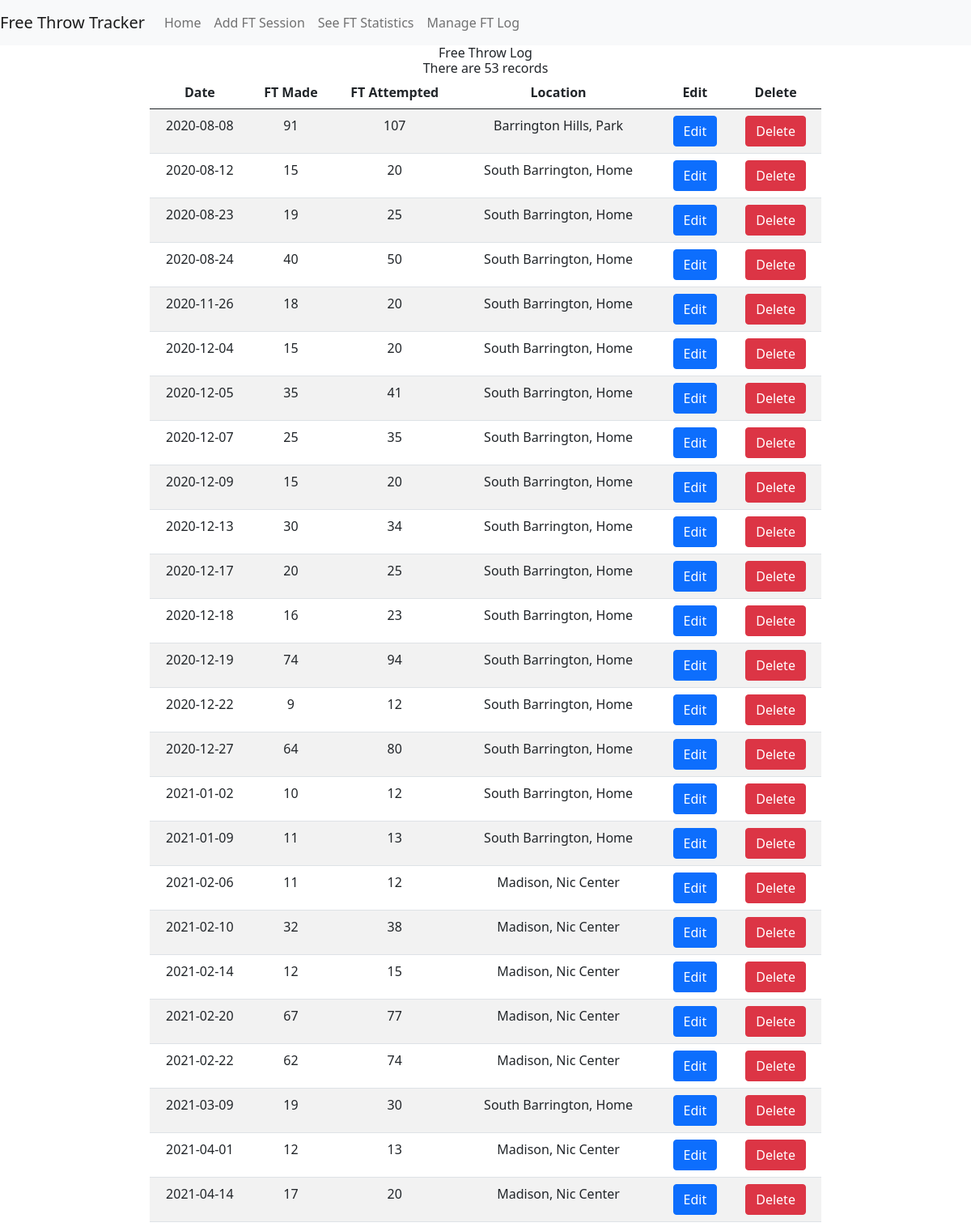
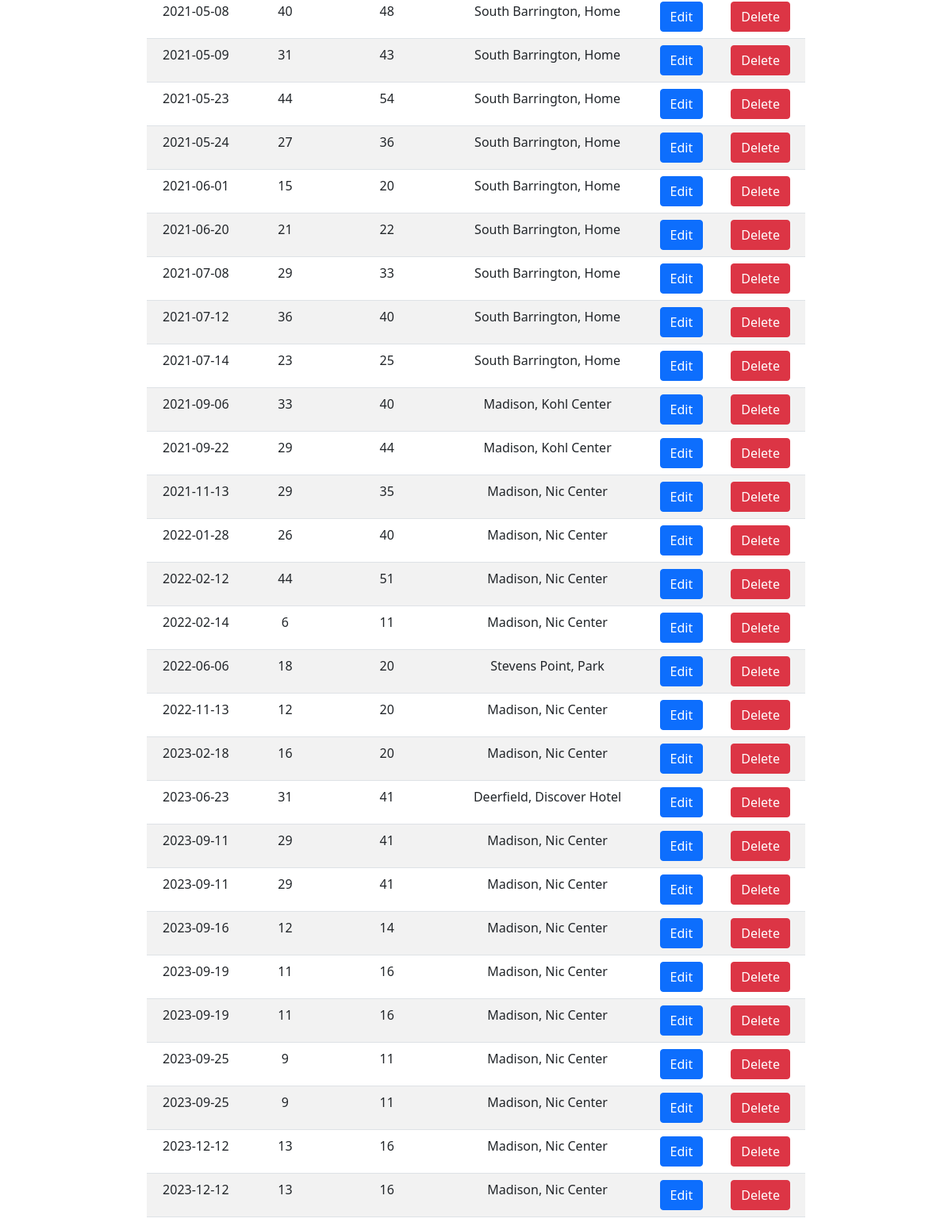
Page /log on the earlier database version (2 pictures, top to bottom).
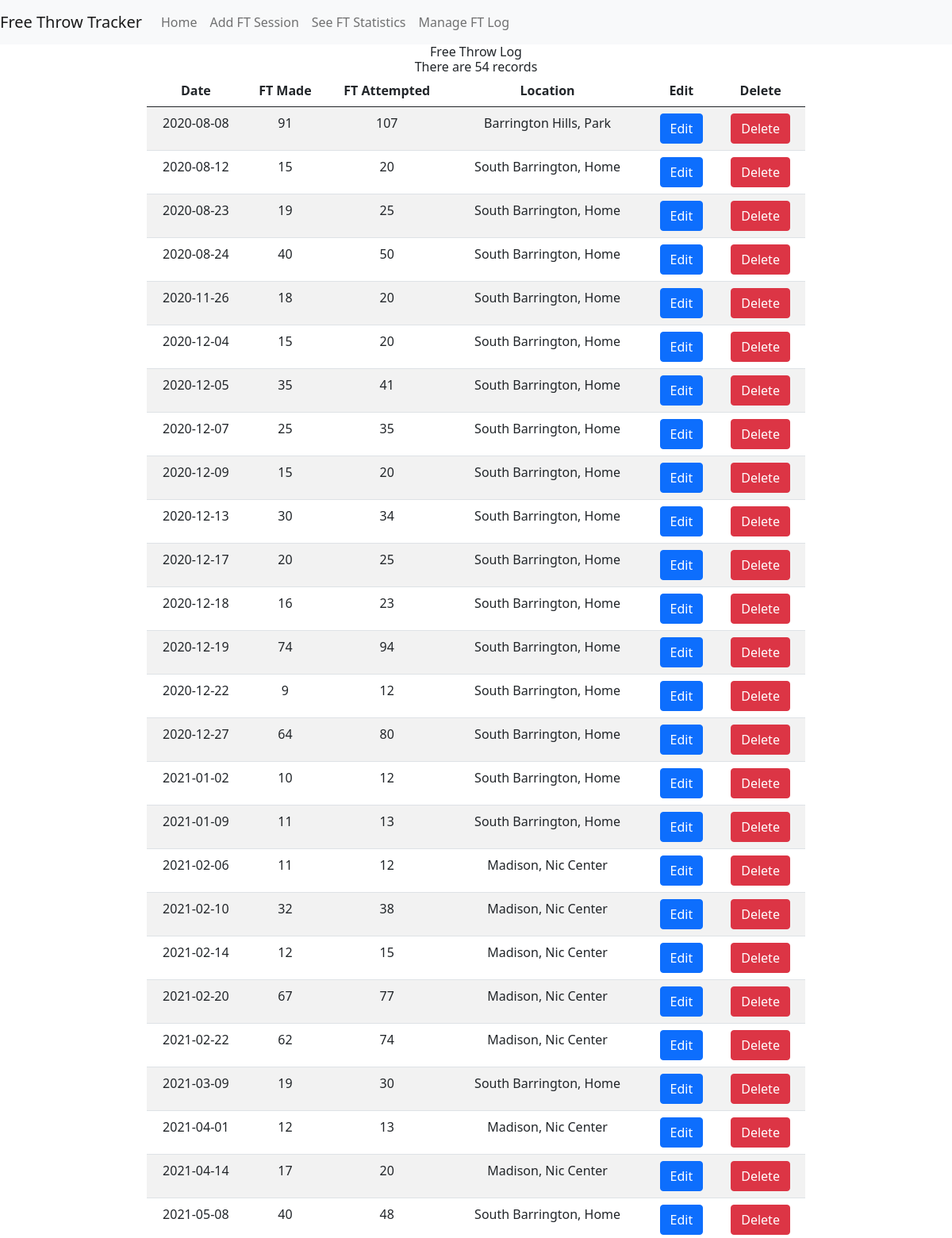
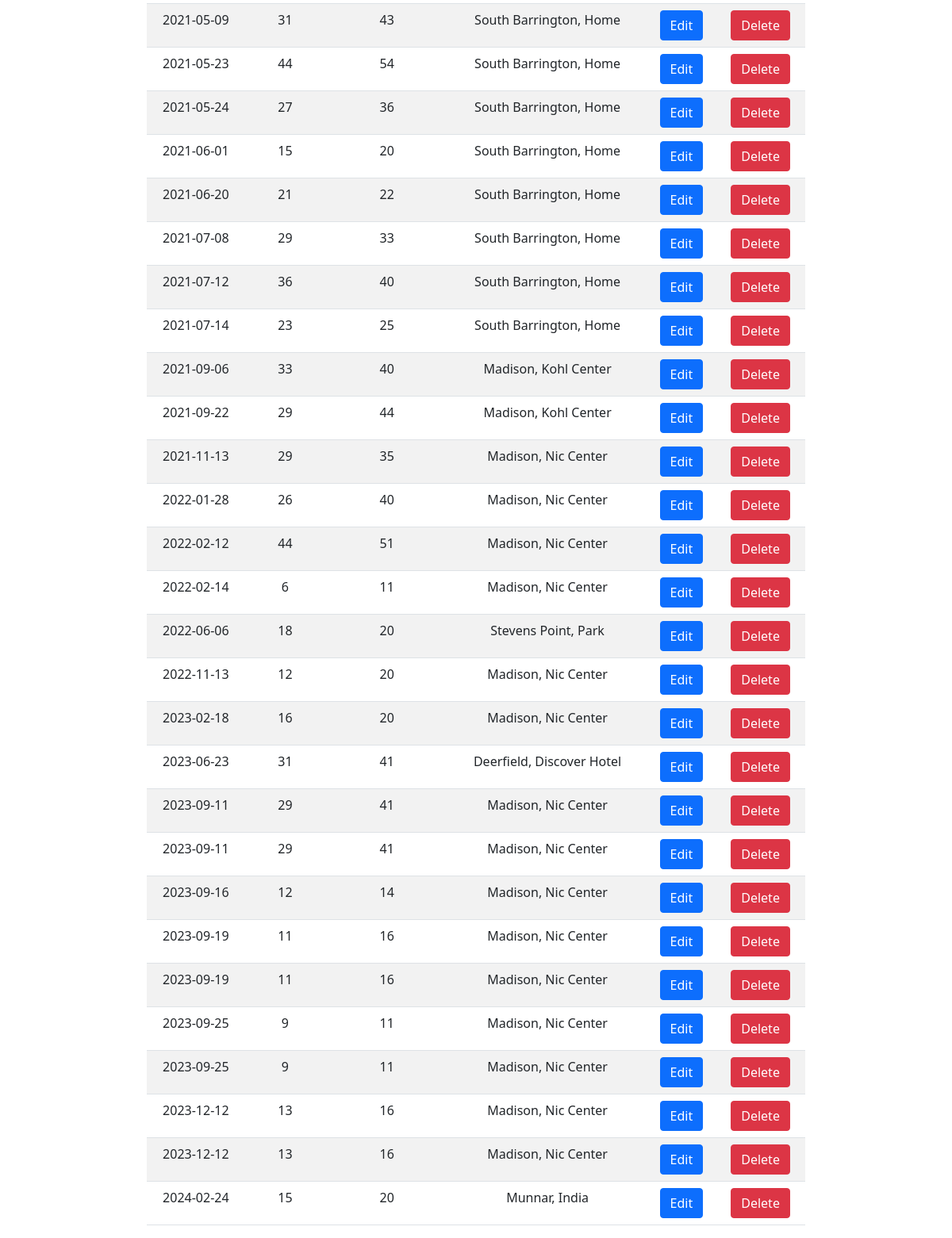
Same page on the later database version (2 pictures, top to bottom).
### tables this page shows
CREATE TABLE freethrowlog (
    id INTEGER PRIMARY KEY AUTOINCREMENT,
    sessionDate TEXT NOT NULL,
    ftMade INTEGER NOT NULL,
    ftAttempted INTEGER NOT NULL,
    locationName TEXT NOT NULL
    
);

### app.py (the view)
@app.route('/log')
def log():
    conn = get_db_connection()
    logs = conn.execute('SELECT * FROM freethrowlog ORDER BY sessionDate ASC').fetchall()
    conn.close()
    return render_template('log.html', logs=logs, vals=len(logs))

### app.py (called while the page is built)
def get_db_connection():
    conn = sqlite3.connect('database.db')
    conn.row_factory = sqlite3.Row
    return conn

### templates/log.html
{% extends 'base.html' %}
{% block content %}
<br><br><br><br><br><br>
    <div class="container">
        <div class="row">
            <div class="col-md-10 mx-auto text-center">
                <h1>{% block title %} Free Throw Log {% endblock %}</h1>
                <h3>There are {{ vals }} records</h3>
                <table class="table table-striped">
                    <thead class="thead-dark">
                        <tr>
                            <th scope="col">Date</th>
                            <th scope="col">FT Made</th>
                            <th scope="col">FT Attempted</th>
                            <th scope="col">Location</th>
                            <th scope="col">Edit</th>
                            <th scope="col">Delete</th>
                        </tr>
                    </thead>
                    {% for log in logs %}
                    <tr>
                        <td>{{ log['sessionDate'] }}</td>
                        <td>{{ log['ftMade'] }}</td>
                        <td>{{ log['ftAttempted'] }}</td>
                        <td>{{ log['locationName'] }}</td>
                        <td><a href='{{url_for("edit",id=log.id)}}' class="btn btn-primary" role="button">Edit</a></td>
                        <td><a href='{{url_for("delete",id=log.id)}}' class="btn btn-danger" role="button">Delete</a></td>
                    </tr>
                    {% endfor %}
                </table>
            </div>
        </div>
    </div>
{% endblock %}

### templates/base.html (shortened to what this page needs)
<!DOCTYPE html>
<html lang="en">
<head>
    <link href="https://cdn.jsdelivr.net/npm/bootstrap@5.0.2/dist/css/bootstrap.min.css" rel="stylesheet">
    <link href="https://cdn.jsdelivr.net/npm/tailwindcss@2.2.19/dist/tailwind.min.css" rel="stylesheet">
</head>
<body>
    <nav class="navbar navbar-expand-lg navbar-light bg-light">
        <a class="navbar-brand">Free Throw Tracker</a>
        <div class="collapse navbar-collapse" id="navbarNav">
        <ul class="navbar-nav">
            <li class="nav-item active">
            <a class="nav-link" href="{{ url_for('index') }}">Home</a>
            </li>
            <li class="nav-item">
            <a class="nav-link" href="{{ url_for('add') }}">Add FT Session</a>
            </li>
            <li class="nav-item">
            <a class="nav-link" href="{{ url_for('statistics') }}">See FT Statistics</a>
            </li>
            <li class="nav-item">
                <a class="nav-link" href="{{ url_for('log') }}">Manage FT Log</a>
            </li>
        </ul>
        </div>
    </nav>
    <div class="content">
        {% block content %} {% endblock %}
    </div>
</body>
</html>

### templates/base.html (style rules this page uses)
.content { height: auto; margin: 0; display: flex; align-items: center; justify-content: center; }

Differences in the rows shown:
added freethrowlog: sessionDate "2024-02-24", ftMade "15", ftAttempted "20", locationName "Munnar, India"
Other differences:
{{ vals }}: "53" → "54"
